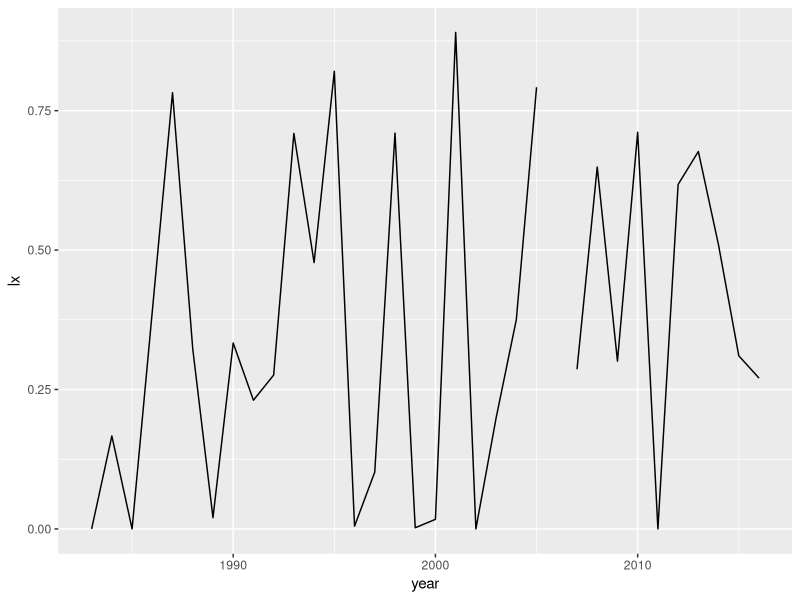
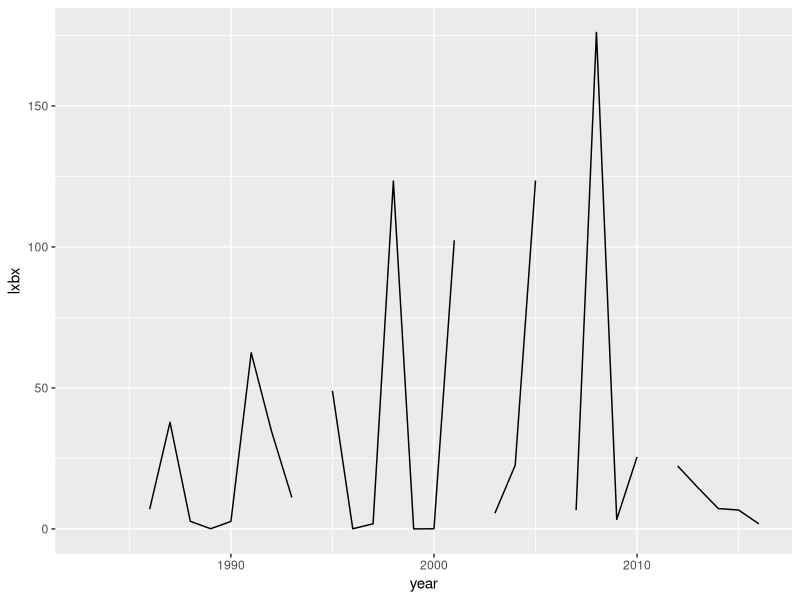

These figures' R source, in order:
library(ggplot2)

data_venable = read.csv("Venable LTREB - SpeciesByYear.csv",na.strings=".")
data_venable = data_venable[,c("year","species","germ","survive","bx")]

# calculate years of peak survivorship for scba and plpa
data_scba = data_venable[data_venable$species=="scba",]
data_scba$year[which.max(data_scba$survive)]
data_plpa = data_venable[data_venable$species=="plpa",]
data_plpa$year[which.max(data_plpa$survive)]
# 2016 (scba) vs 1995 (plpa)

# possible hypotheses for correlated germination:
# shared environmental response, shared predator response, mutualisms between species

# survivorship
data_venable$lx = data_venable$survive / data_venable$germ
ggplot(data_venable[data_venable$species=="pere",],aes(x=year,y=lx)) + geom_line()

# reproductive value
data_venable$lxbx = data_venable$lx * data_venable$bx
ggplot(data_venable[data_venable$species=="pere",],aes(x=year,y=lxbx)) + geom_line()

# variation in reproductive value across all years
aggregate(lxbx~species,data=data_venable,mean)
# evmu and scba are highest
# evmu is native; scba is non-native (Mediterranean origin)
